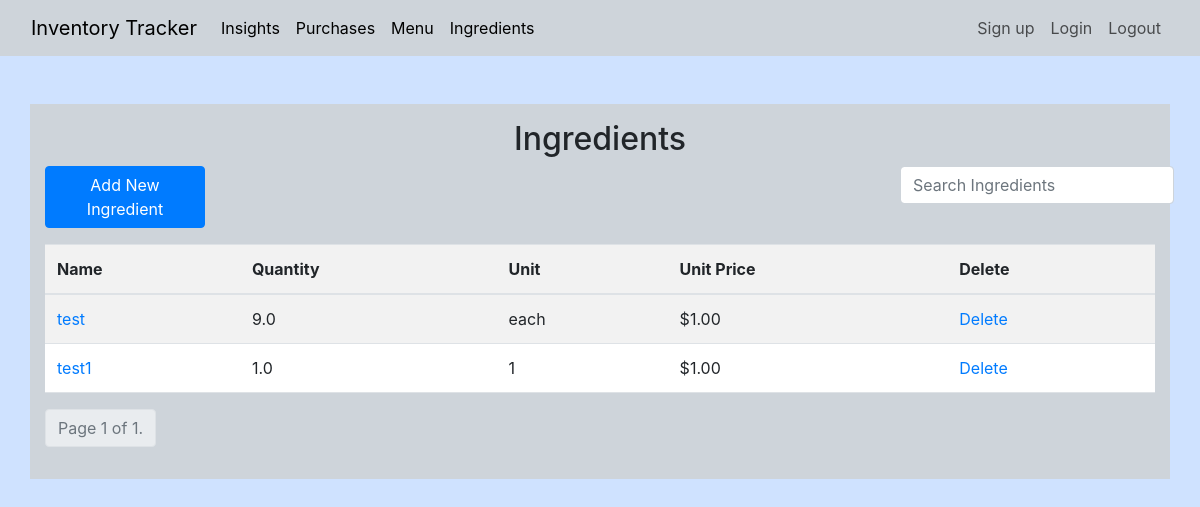
Before: /ingredients/ (signed in) with the older database file.
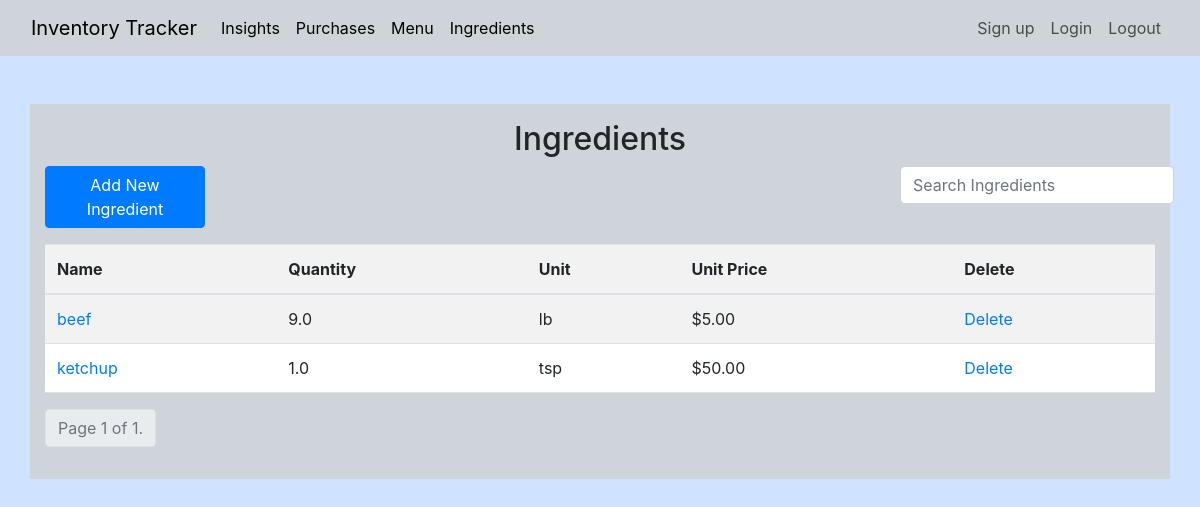
After: the same page with the newer database file.
### inventoryApp/models.py (models this page shows, shortened)
class Ingredient(models.Model):
    name = models.CharField(max_length=200, unique=True)
    quantity = models.FloatField(default=0)
    unit = models.CharField(max_length=20, choices=UNITS_OF_MEASUREMENT, default='lb')
    price_per_unit = models.FloatField(default=0)

### inventoryApp/views.py (the view)
# urls.py: path('ingredients/', IngredientListView.as_view(), name='ingredient-detail'),
class IngredientListView(LoginRequiredMixin, ListView):
    template_name = 'inventoryApp/ingredients.html'
    model = Ingredient
    ordering = ['name']
    paginate_by = 15
    def get_queryset(self):
        queryset = super().get_queryset()
        search_term = self.request.GET.get('search', None)
        if search_term:
            queryset = queryset.filter(name__icontains=search_term)
        return queryset

### inventoryApp/templates/inventoryApp/ingredients.html (shortened to what this page needs)
{% extends 'inventoryApp/base.html' %}
{% block content %}
<div class="container bg-dark-subtle mt-5 pt-3 pb-3">
    <h2 style="text-align: center">Ingredients</h2>
    <div class="row justify-content-between mb-3">
        <div class="col-md-2">
            <a type="button" class="btn btn-primary btn-block" href="{% url 'add-ingredient' %}">Add New Ingredient</a>
        </div>
        <div class="col-md-3">
            <form action="" method="get">
              <input class="form-control" style="width: auto" type="text" name="search" placeholder="Search Ingredients">
            </form>
        </div>
   </div>
    <div class="table-responsive">
        <table class="table table-striped">
            <head>
                <tr>
                    <th>Name</th>
                    <th>Quantity</th>
                    <th>Unit</th>
                    <th>Unit Price</th>
                    <th>Delete</th>
                </tr>
            </head>
            <tbody>
            {% for ingredient in object_list %}
                <tr>
                    <td>
                        <a href="{% url "update-ingredient" ingredient.id %}">{{ ingredient.name }}</a>
                    </td>
                    <td>{{ ingredient.quantity|stringformat:".1f" }}</td>
                    <td>{{ ingredient.unit }}</td>
                    <td class="price">${{ ingredient.price_per_unit|stringformat:".2f" }}</td>
                    <td><a href="{% url 'delete-ingredient' ingredient.id %}">Delete</a></td>
                </tr>
            {% endfor %}
            </tbody>
        </table>
    </div>
    <div>
      <ul class="pagination">
        <li class="page-item disabled">
          <span class="page-link bg-body-secondary">
            Page {{ page_obj.number }} of {{ page_obj.paginator.num_pages }}.
          </span>
        </li>
      </ul>
    </div>
</div>
{% endblock %}

### inventoryApp/templates/inventoryApp/base.html (shortened to what this page needs)
<!DOCTYPE html>
<html lang="en">
  <head>
    <link href="https://cdn.jsdelivr.net/npm/bootstrap@5.3.0-alpha1/dist/css/bootstrap.min.css" rel="stylesheet"
>
  </head>
  <body class="bg-primary-subtle">
    <nav class="navbar navbar-expand-lg bg-dark-subtle">
      <div class="container-fluid">
        <a class="navbar-brand" href="{% url 'about' %}">Inventory Tracker</a>
        <div class="collapse navbar-collapse" id="navbarSupportedContent">
          <ul class="navbar-nav me-auto mb-2 mb-lg-0">
            <li class="nav-item">
              <a class="nav-link active" aria-current="page" href="{% url 'insights' %}">Insights</a>
            </li>
            <li class="nav-item">
              <a class="nav-link active" aria-current="page" href="{% url 'purchase-detail' %}">Purchases</a>
            </li>
            <li class="nav-item">
              <a class="nav-link active" aria-current="page" href="{% url 'menu-detail' %}">Menu</a>
            </li>
            <li class="nav-item">
              <a class="nav-link active" aria-current="page" href="{% url 'ingredient-detail' %}">Ingredients</a>
            </li>
          </ul>
          <div class="d-flex">
            <ul class="navbar-nav">
              <li class="nav-item">
                <a class="nav-link" href="{% url 'signup' %}">Sign up</a>
              </li>
              <li class="nav-item">
                <a class="nav-link" href="{% url 'login' %}">Login</a>
              </li>
              <li class="nav-item">
                <a class="nav-link" href="{% url 'logout' %}">Logout</a>
              </li>
            </ul>
          </div>
        </div>
      </div>
    </nav>
    {% block content %}{% endblock %}
<link rel="stylesheet" href="https://cdn.jsdelivr.net/npm/bootstrap@4.6.2/dist/css/bootstrap.min.css">
  </body>
</html>

Changed rows visible on the page:
removed Ingredient: name "test", quantity "9.0", unit "each", price_per_unit "1.00"
removed Ingredient: name "test1", quantity "1.0", unit "1", price_per_unit "1.00"
added Ingredient: name "beef", quantity "9.0", unit "lb", price_per_unit "5.00"
added Ingredient: name "ketchup", quantity "1.0", unit "tsp", price_per_unit "50.00"
